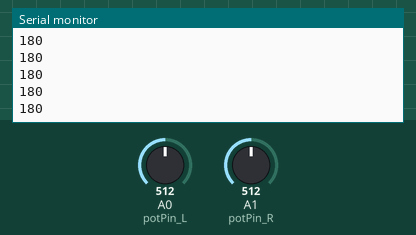
Recording of a sketch running on a simulated Arduino Uno, built with avr-gcc and run on an emulated ATmega328P. Parts: the last lines printed to the serial monitor. Inputs (shaded band) come from the test bench; at power-on: A0 (potPin_L) = 512, A1 (potPin_R) = 512.

Above: at 1.2 s.
1.3 s: A0 (potPin_L) set to 716
At 1.32 s:
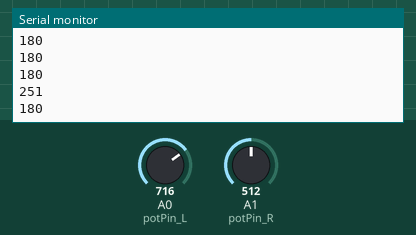
2.8 s: A1 (potPin_R) set to 306
At 2.83 s:
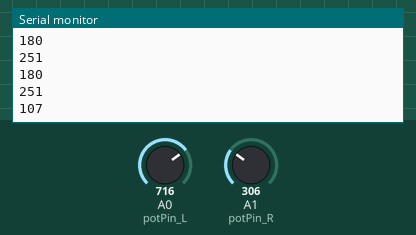
4.3 s: A0 (potPin_L) set to 900
At 4.34 s:
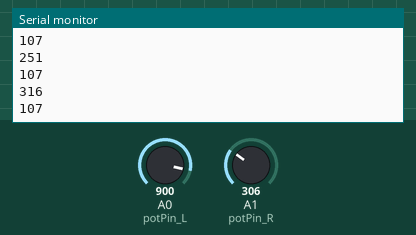
5.8 s: A1 (potPin_R) set to 122
At 5.85 s:
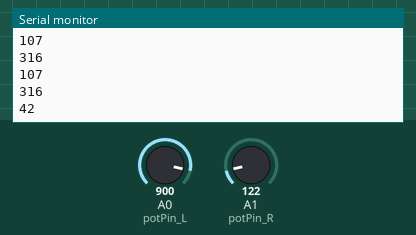
Timing chart, 0 to 8.3 s (numbered marks = the images above; inputs shaded):
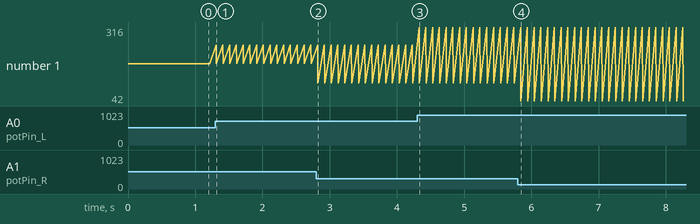

Measured:
- after the input at 1.3 s, the serial monitor: prints a new line at once (image 1)
- after the input at 2.8 s, the serial monitor: prints a new line at once (image 2)
- after the input at 4.3 s, the serial monitor: prints a new line at once (image 3)
- after the input at 5.8 s, the serial monitor: prints a new line at once (image 4)
- plotted number 1: 180 → 107 after the input at 2.8 s, 107 → 42 after the input at 5.8 s

The sketch:

potentiometer.ino
```cpp
const int potPin_L = A0;
const int potPin_R = A1;
void setup() {
  Serial.begin(9600);
}

void loop() {
  int potValue_L = analogRead(potPin_L);
  int potValue_R = analogRead(potPin_R);

  int angle_L = map(potValue_L, 0, 1023, 0, 360);
  int angle_R = map(potValue_R, 0, 1023, 0, 360);

  Serial.println(angle_L);
  Serial.println(angle_R);

  delay(100);
}
```
